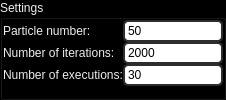
            <widget class="QGroupBox" name="pso_settings">
             <property name="sizePolicy">
              <sizepolicy hsizetype="MinimumExpanding" vsizetype="Preferred">
               <horstretch>0</horstretch>
               <verstretch>0</verstretch>
              </sizepolicy>
             </property>
             <property name="minimumSize">
              <size>
               <width>200</width>
               <height>0</height>
              </size>
             </property>
             <property name="maximumSize">
              <size>
               <width>600</width>
               <height>16777215</height>
              </size>
             </property>
             <property name="palette">
              <palette>
               <active>
                <colorrole role="WindowText">
                 <brush brushstyle="SolidPattern">
                  <color alpha="255">
                   <red>238</red>
                   <green>238</green>
                   <blue>236</blue>
                  </color>
                 </brush>
                </colorrole>
                <colorrole role="Button">
                 <brush brushstyle="SolidPattern">
                  <color alpha="255">
                   <red>0</red>
                   <green>0</green>
                   <blue>0</blue>
                  </color>
                 </brush>
                </colorrole>
                <colorrole role="Text">
                 <brush brushstyle="SolidPattern">
                  <color alpha="255">
                   <red>238</red>
                   <green>238</green>
                   <blue>236</blue>
                  </color>
                 </brush>
                </colorrole>
                <colorrole role="ButtonText">
                 <brush brushstyle="SolidPattern">
                  <color alpha="255">
                   <red>238</red>
                   <green>238</green>
                   <blue>236</blue>
                  </color>
                 </brush>
                </colorrole>
                <colorrole role="Base">
                 <brush brushstyle="SolidPattern">
                  <color alpha="255">
                   <red>0</red>
                   <green>0</green>
                   <blue>0</blue>
                  </color>
                 </brush>
                </colorrole>
                <colorrole role="Window">
                 <brush brushstyle="SolidPattern">
                  <color alpha="255">
                   <red>0</red>
                   <green>0</green>
                   <blue>0</blue>
                  </color>
                 </brush>
                </colorrole>
               </active>
               <inactive>
                <colorrole role="WindowText">
                 <brush brushstyle="SolidPattern">
                  <color alpha="255">
                   <red>238</red>
                   <green>238</green>
                   <blue>236</blue>
                  </color>
                 </brush>
                </colorrole>
                <colorrole role="Button">
                 <brush brushstyle="SolidPattern">
                  <color alpha="255">
                   <red>0</red>
                   <green>0</green>
                   <blue>0</blue>
                  </color>
                 </brush>
                </colorrole>
                <colorrole role="Text">
                 <brush brushstyle="SolidPattern">
                  <color alpha="255">
                   <red>238</red>
                   <green>238</green>
                   <blue>236</blue>
                  </color>
                 </brush>
                </colorrole>
                <colorrole role="ButtonText">
                 <brush brushstyle="SolidPattern">
                  <color alpha="255">
                   <red>238</red>
                   <green>238</green>
                   <blue>236</blue>
                  </color>
                 </brush>
                </colorrole>
                <colorrole role="Base">
                 <brush brushstyle="SolidPattern">
                  <color alpha="255">
                   <red>0</red>
                   <green>0</green>
                   <blue>0</blue>
                  </color>
                 </brush>
                </colorrole>
                <colorrole role="Window">
                 <brush brushstyle="SolidPattern">
                  <color alpha="255">
                   <red>0</red>
                   <green>0</green>
                   <blue>0</blue>
                  </color>
                 </brush>
                </colorrole>
               </inactive>
               <disabled>
                <colorrole role="WindowText">
                 <brush brushstyle="SolidPattern">
                  <color alpha="255">
                   <red>238</red>
                   <green>238</green>
                   <blue>236</blue>
                  </color>
                 </brush>
                </colorrole>
                <colorrole role="Button">
                 <brush brushstyle="SolidPattern">
                  <color alpha="255">
                   <red>0</red>
                   <green>0</green>
                   <blue>0</blue>
                  </color>
                 </brush>
                </colorrole>
                <colorrole role="Text">
                 <brush brushstyle="SolidPattern">
                  <color alpha="255">
                   <red>238</red>
                   <green>238</green>
                   <blue>236</blue>
                  </color>
                 </brush>
                </colorrole>
                <colorrole role="ButtonText">
                 <brush brushstyle="SolidPattern">
                  <color alpha="255">
                   <red>238</red>
                   <green>238</green>
                   <blue>236</blue>
                  </color>
                 </brush>
                </colorrole>
                <colorrole role="Base">
                 <brush brushstyle="SolidPattern">
                  <color alpha="255">
                   <red>0</red>
                   <green>0</green>
                   <blue>0</blue>
                  </color>
                 </brush>
                </colorrole>
                <colorrole role="Window">
                 <brush brushstyle="SolidPattern">
                  <color alpha="255">
                   <red>0</red>
                   <green>0</green>
                   <blue>0</blue>
                  </color>
                 </brush>
                </colorrole>
               </disabled>
              </palette>
             </property>
             <property name="title">
              <string>Settings</string>
             </property>
             <layout class="QVBoxLayout" name="verticalLayout_66">
              <property name="spacing">
               <number>0</number>
              </property>
              <property name="leftMargin">
               <number>0</number>
              </property>
              <property name="topMargin">
               <number>0</number>
              </property>
              <property name="rightMargin">
               <number>0</number>
              </property>
              <item>
               <widget class="QFrame" name="pso_settings_1">
                <property name="frameShape">
                 <enum>QFrame::NoFrame</enum>
                </property>
                <property name="frameShadow">
                 <enum>QFrame::Raised</enum>
                </property>
                <layout class="QHBoxLayout" name="horizontalLayout_21">
                 <property name="spacing">
                  <number>0</number>
                 </property>
                 <property name="leftMargin">
                  <number>0</number>
                 </property>
                 <property name="topMargin">
                  <number>0</number>
                 </property>
                 <property name="rightMargin">
                  <number>0</number>
                 </property>
                 <property name="bottomMargin">
                  <number>0</number>
                 </property>
                 <item>
                  <widget class="QFrame" name="pso_settings_labels_frame">
                   <property name="frameShape">
                    <enum>QFrame::NoFrame</enum>
                   </property>
                   <property name="frameShadow">
                    <enum>QFrame::Raised</enum>
                   </property>
                   <layout class="QVBoxLayout" name="verticalLayout_67">
                    <property name="spacing">
                     <number>0</number>
                    </property>
                    <property name="leftMargin">
                     <number>0</number>
                    </property>
                    <property name="topMargin">
                     <number>0</number>
                    </property>
                    <property name="rightMargin">
                     <number>0</number>
                    </property>
                    <property name="bottomMargin">
                     <number>0</number>
                    </property>
                    <item>
                     <widget class="QLabel" name="pso_particle_label">
                      <property name="layoutDirection">
                       <enum>Qt::LeftToRight</enum>
                      </property>
                      <property name="styleSheet">
                       <string notr="true">color: rgb(238, 238, 236);</string>
                      </property>
                      <property name="text">
                       <string>Particle number:</string>
                      </property>
                     </widget>
                    </item>
                    <item>
                     <widget class="QLabel" name="pso_iterations_label">
                      <property name="layoutDirection">
                       <enum>Qt::LeftToRight</enum>
                      </property>
                      <property name="styleSheet">
                       <string notr="true">color: rgb(238, 238, 236);</string>
                      </property>
                      <property name="text">
                       <string>Number of iterations:</string>
                      </property>
                     </widget>
                    </item>
                    <item>
                     <widget class="QLabel" name="pso_executions_label">
                      <property name="layoutDirection">
                       <enum>Qt::LeftToRight</enum>
                      </property>
                      <property name="styleSheet">
                       <string notr="true">color: rgb(238, 238, 236);</string>
                      </property>
                      <property name="text">
                       <string>Number of executions:</string>
                      </property>
                     </widget>
                    </item>
                   </layout>
                  </widget>
                 </item>
                 <item>
                  <widget class="QFrame" name="pso_settings_fields_frame">
                   <property name="minimumSize">
                    <size>
                     <width>70</width>
                     <height>0</height>
                    </size>
                   </property>
                   <property name="maximumSize">
                    <size>
                     <width>100</width>
                     <height>16777215</height>
                    </size>
                   </property>
                   <property name="frameShape">
                    <enum>QFrame::NoFrame</enum>
                   </property>
                   <property name="frameShadow">
                    <enum>QFrame::Raised</enum>
                   </property>
                   <layout class="QVBoxLayout" name="verticalLayout_68">
                    <property name="spacing">
                     <number>0</number>
                    </property>
                    <property name="leftMargin">
                     <number>0</number>
                    </property>
                    <property name="topMargin">
                     <number>0</number>
                    </property>
                    <property name="rightMargin">
                     <number>0</number>
                    </property>
                    <property name="bottomMargin">
                     <number>0</number>
                    </property>
                    <item>
                     <widget class="QLineEdit" name="pso_particle_field">
                      <property name="minimumSize">
                       <size>
                        <width>0</width>
                        <height>0</height>
                       </size>
                      </property>
                      <property name="styleSheet">
                       <string notr="true">QLineEdit {
	border: 2px solid rgb(45, 45, 45);
	border-radius: 5px;
	padding: 1px;
	background-color: rgb(255, 255, 255);
	color: rgb(0, 0, 0);
}</string>
                      </property>
                      <property name="text">
                       <string>50</string>
                      </property>
                     </widget>
                    </item>
                    <item>
                     <widget class="QLineEdit" name="pso_iteration_field">
                      <property name="styleSheet">
                       <string notr="true">QLineEdit {
	border: 2px solid rgb(45, 45, 45);
	border-radius: 5px;
	padding: 1px;
	background-color: rgb(255, 255, 255);
	color: rgb(0, 0, 0);
}</string>
                      </property>
                      <property name="text">
                       <string>2000</string>
                      </property>
                     </widget>
                    </item>
                    <item>
                     <widget class="QLineEdit" name="pso_executions_field">
                      <property name="styleSheet">
                       <string notr="true">QLineEdit {
	border: 2px solid rgb(45, 45, 45);
	border-radius: 5px;
	padding: 1px;
	background-color: rgb(255, 255, 255);
	color: rgb(0, 0, 0);
}</string>
                      </property>
                      <property name="text">
                       <string>30</string>
                      </property>
                     </widget>
                    </item>
                   </layout>
                  </widget>
                 </item>
                </layout>
               </widget>
              </item>
             </layout>
            </widget>
